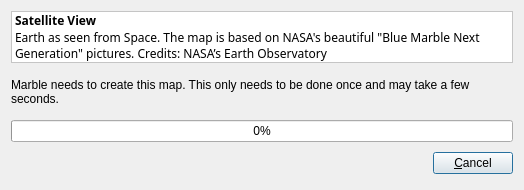
<ui version="4.0" >
 <class>KAtlasTileCreatorDialog</class>
 <widget class="QDialog" name="KAtlasTileCreatorDialog" >
  <property name="geometry" >
   <rect>
    <x>0</x>
    <y>0</y>
    <width>524</width>
    <height>190</height>
   </rect>
  </property>
  <property name="minimumSize" >
   <size>
    <width>500</width>
    <height>190</height>
   </size>
  </property>
  <property name="windowTitle" >
   <string>Creating Map</string>
  </property>
  <property name="windowIcon" >
   <iconset/>
  </property>
  <layout class="QVBoxLayout" >
   <property name="spacing" >
    <number>6</number>
   </property>
   <item>
    <widget class="QLabel" name="descriptionLabel" >
     <property name="palette" >
      <palette>
       <active>
        <colorrole role="WindowText" >
         <brush brushstyle="SolidPattern" >
          <color alpha="255" >
           <red>0</red>
           <green>0</green>
           <blue>0</blue>
          </color>
         </brush>
        </colorrole>
        <colorrole role="Button" >
         <brush brushstyle="SolidPattern" >
          <color alpha="255" >
           <red>255</red>
           <green>255</green>
           <blue>255</blue>
          </color>
         </brush>
        </colorrole>
        <colorrole role="Light" >
         <brush brushstyle="SolidPattern" >
          <color alpha="255" >
           <red>255</red>
           <green>255</green>
           <blue>255</blue>
          </color>
         </brush>
        </colorrole>
        <colorrole role="Midlight" >
         <brush brushstyle="SolidPattern" >
          <color alpha="255" >
           <red>255</red>
           <green>255</green>
           <blue>255</blue>
          </color>
         </brush>
        </colorrole>
        <colorrole role="Dark" >
         <brush brushstyle="SolidPattern" >
          <color alpha="255" >
           <red>127</red>
           <green>127</green>
           <blue>127</blue>
          </color>
         </brush>
        </colorrole>
        <colorrole role="Mid" >
         <brush brushstyle="SolidPattern" >
          <color alpha="255" >
           <red>170</red>
           <green>170</green>
           <blue>170</blue>
          </color>
         </brush>
        </colorrole>
        <colorrole role="Text" >
         <brush brushstyle="SolidPattern" >
          <color alpha="255" >
           <red>0</red>
           <green>0</green>
           <blue>0</blue>
          </color>
         </brush>
        </colorrole>
        <colorrole role="BrightText" >
         <brush brushstyle="SolidPattern" >
          <color alpha="255" >
           <red>255</red>
           <green>255</green>
           <blue>255</blue>
          </color>
         </brush>
        </colorrole>
        <colorrole role="ButtonText" >
         <brush brushstyle="SolidPattern" >
          <color alpha="255" >
           <red>0</red>
           <green>0</green>
           <blue>0</blue>
          </color>
         </brush>
        </colorrole>
        <colorrole role="Base" >
         <brush brushstyle="SolidPattern" >
          <color alpha="255" >
           <red>255</red>
           <green>255</green>
           <blue>255</blue>
          </color>
         </brush>
        </colorrole>
        <colorrole role="Window" >
         <brush brushstyle="SolidPattern" >
          <color alpha="255" >
           <red>255</red>
           <green>255</green>
           <blue>255</blue>
          </color>
         </brush>
        </colorrole>
        <colorrole role="Shadow" >
         <brush brushstyle="SolidPattern" >
          <color alpha="255" >
           <red>0</red>
           <green>0</green>
           <blue>0</blue>
          </color>
         </brush>
        </colorrole>
        <colorrole role="Highlight" >
         <brush brushstyle="SolidPattern" >
          <color alpha="255" >
           <red>103</red>
           <green>141</green>
           <blue>178</blue>
          </color>
         </brush>
        </colorrole>
        <colorrole role="HighlightedText" >
         <brush brushstyle="SolidPattern" >
          <color alpha="255" >
           <red>255</red>
           <green>255</green>
           <blue>255</blue>
          </color>
         </brush>
        </colorrole>
        <colorrole role="Link" >
         <brush brushstyle="SolidPattern" >
          <color alpha="255" >
           <red>0</red>
           <green>0</green>
           <blue>238</blue>
          </color>
         </brush>
        </colorrole>
        <colorrole role="LinkVisited" >
         <brush brushstyle="SolidPattern" >
          <color alpha="255" >
           <red>82</red>
           <green>24</green>
           <blue>139</blue>
          </color>
         </brush>
        </colorrole>
        <colorrole role="AlternateBase" >
         <brush brushstyle="SolidPattern" >
          <color alpha="255" >
           <red>255</red>
           <green>255</green>
           <blue>255</blue>
          </color>
         </brush>
        </colorrole>
       </active>
       <inactive>
        <colorrole role="WindowText" >
         <brush brushstyle="SolidPattern" >
          <color alpha="255" >
           <red>0</red>
           <green>0</green>
           <blue>0</blue>
          </color>
         </brush>
        </colorrole>
        <colorrole role="Button" >
         <brush brushstyle="SolidPattern" >
          <color alpha="255" >
           <red>255</red>
           <green>255</green>
           <blue>255</blue>
          </color>
         </brush>
        </colorrole>
        <colorrole role="Light" >
         <brush brushstyle="SolidPattern" >
          <color alpha="255" >
           <red>255</red>
           <green>255</green>
           <blue>255</blue>
          </color>
         </brush>
        </colorrole>
        <colorrole role="Midlight" >
         <brush brushstyle="SolidPattern" >
          <color alpha="255" >
           <red>255</red>
           <green>255</green>
           <blue>255</blue>
          </color>
         </brush>
        </colorrole>
        <colorrole role="Dark" >
         <brush brushstyle="SolidPattern" >
          <color alpha="255" >
           <red>127</red>
           <green>127</green>
           <blue>127</blue>
          </color>
         </brush>
        </colorrole>
        <colorrole role="Mid" >
         <brush brushstyle="SolidPattern" >
          <color alpha="255" >
           <red>170</red>
           <green>170</green>
           <blue>170</blue>
          </color>
         </brush>
        </colorrole>
        <colorrole role="Text" >
         <brush brushstyle="SolidPattern" >
          <color alpha="255" >
           <red>0</red>
           <green>0</green>
           <blue>0</blue>
          </color>
         </brush>
        </colorrole>
        <colorrole role="BrightText" >
         <brush brushstyle="SolidPattern" >
          <color alpha="255" >
           <red>255</red>
           <green>255</green>
           <blue>255</blue>
          </color>
         </brush>
        </colorrole>
        <colorrole role="ButtonText" >
         <brush brushstyle="SolidPattern" >
          <color alpha="255" >
           <red>0</red>
           <green>0</green>
           <blue>0</blue>
          </color>
         </brush>
        </colorrole>
        <colorrole role="Base" >
         <brush brushstyle="SolidPattern" >
          <color alpha="255" >
           <red>255</red>
           <green>255</green>
           <blue>255</blue>
          </color>
         </brush>
        </colorrole>
        <colorrole role="Window" >
         <brush brushstyle="SolidPattern" >
          <color alpha="255" >
           <red>255</red>
           <green>255</green>
           <blue>255</blue>
          </color>
         </brush>
        </colorrole>
        <colorrole role="Shadow" >
         <brush brushstyle="SolidPattern" >
          <color alpha="255" >
           <red>0</red>
           <green>0</green>
           <blue>0</blue>
          </color>
         </brush>
        </colorrole>
        <colorrole role="Highlight" >
         <brush brushstyle="SolidPattern" >
          <color alpha="255" >
           <red>103</red>
           <green>141</green>
           <blue>178</blue>
          </color>
         </brush>
        </colorrole>
        <colorrole role="HighlightedText" >
         <brush brushstyle="SolidPattern" >
          <color alpha="255" >
           <red>255</red>
           <green>255</green>
           <blue>255</blue>
          </color>
         </brush>
        </colorrole>
        <colorrole role="Link" >
         <brush brushstyle="SolidPattern" >
          <color alpha="255" >
           <red>0</red>
           <green>0</green>
           <blue>238</blue>
          </color>
         </brush>
        </colorrole>
        <colorrole role="LinkVisited" >
         <brush brushstyle="SolidPattern" >
          <color alpha="255" >
           <red>82</red>
           <green>24</green>
           <blue>139</blue>
          </color>
         </brush>
        </colorrole>
        <colorrole role="AlternateBase" >
         <brush brushstyle="SolidPattern" >
          <color alpha="255" >
           <red>255</red>
           <green>255</green>
           <blue>255</blue>
          </color>
         </brush>
        </colorrole>
       </inactive>
       <disabled>
        <colorrole role="WindowText" >
         <brush brushstyle="SolidPattern" >
          <color alpha="255" >
           <red>127</red>
           <green>127</green>
           <blue>127</blue>
          </color>
         </brush>
        </colorrole>
        <colorrole role="Button" >
         <brush brushstyle="SolidPattern" >
          <color alpha="255" >
           <red>255</red>
           <green>255</green>
           <blue>255</blue>
          </color>
         </brush>
        </colorrole>
        <colorrole role="Light" >
         <brush brushstyle="SolidPattern" >
          <color alpha="255" >
           <red>255</red>
           <green>255</green>
           <blue>255</blue>
          </color>
         </brush>
        </colorrole>
        <colorrole role="Midlight" >
         <brush brushstyle="SolidPattern" >
          <color alpha="255" >
           <red>255</red>
           <green>255</green>
           <blue>255</blue>
          </color>
         </brush>
        </colorrole>
        <colorrole role="Dark" >
         <brush brushstyle="SolidPattern" >
          <color alpha="255" >
           <red>127</red>
           <green>127</green>
           <blue>127</blue>
          </color>
         </brush>
        </colorrole>
        <colorrole role="Mid" >
         <brush brushstyle="SolidPattern" >
          <color alpha="255" >
           <red>170</red>
           <green>170</green>
           <blue>170</blue>
          </color>
         </brush>
        </colorrole>
        <colorrole role="Text" >
         <brush brushstyle="SolidPattern" >
          <color alpha="255" >
           <red>127</red>
           <green>127</green>
           <blue>127</blue>
          </color>
         </brush>
        </colorrole>
        <colorrole role="BrightText" >
         <brush brushstyle="SolidPattern" >
          <color alpha="255" >
           <red>255</red>
           <green>255</green>
           <blue>255</blue>
          </color>
         </brush>
        </colorrole>
        <colorrole role="ButtonText" >
         <brush brushstyle="SolidPattern" >
          <color alpha="255" >
           <red>127</red>
           <green>127</green>
           <blue>127</blue>
          </color>
         </brush>
        </colorrole>
        <colorrole role="Base" >
         <brush brushstyle="SolidPattern" >
          <color alpha="255" >
           <red>255</red>
           <green>255</green>
           <blue>255</blue>
          </color>
         </brush>
        </colorrole>
        <colorrole role="Window" >
         <brush brushstyle="SolidPattern" >
          <color alpha="255" >
           <red>255</red>
           <green>255</green>
           <blue>255</blue>
          </color>
         </brush>
        </colorrole>
        <colorrole role="Shadow" >
         <brush brushstyle="SolidPattern" >
          <color alpha="255" >
           <red>0</red>
           <green>0</green>
           <blue>0</blue>
          </color>
         </brush>
        </colorrole>
        <colorrole role="Highlight" >
         <brush brushstyle="SolidPattern" >
          <color alpha="255" >
           <red>86</red>
           <green>117</green>
           <blue>148</blue>
          </color>
         </brush>
        </colorrole>
        <colorrole role="HighlightedText" >
         <brush brushstyle="SolidPattern" >
          <color alpha="255" >
           <red>255</red>
           <green>255</green>
           <blue>255</blue>
          </color>
         </brush>
        </colorrole>
        <colorrole role="Link" >
         <brush brushstyle="SolidPattern" >
          <color alpha="255" >
           <red>0</red>
           <green>0</green>
           <blue>238</blue>
          </color>
         </brush>
        </colorrole>
        <colorrole role="LinkVisited" >
         <brush brushstyle="SolidPattern" >
          <color alpha="255" >
           <red>82</red>
           <green>24</green>
           <blue>139</blue>
          </color>
         </brush>
        </colorrole>
        <colorrole role="AlternateBase" >
         <brush brushstyle="SolidPattern" >
          <color alpha="255" >
           <red>255</red>
           <green>255</green>
           <blue>255</blue>
          </color>
         </brush>
        </colorrole>
       </disabled>
      </palette>
     </property>
     <property name="autoFillBackground" >
      <bool>true</bool>
     </property>
     <property name="frameShape" >
      <enum>QFrame::StyledPanel</enum>
     </property>
     <property name="frameShadow" >
      <enum>QFrame::Sunken</enum>
     </property>
     <property name="text" >
      <string>&lt;html>&lt;head>&lt;meta name="qrichtext" content="1" />&lt;/head>&lt;body style=" white-space: pre-wrap; font-family:Sans Serif; font-size:9pt; font-weight:400; font-style:normal; text-decoration:none;">&lt;p style=" margin-top:0px; margin-bottom:0px; margin-left:0px; margin-right:0px; -qt-block-indent:0; text-indent:0px;">&lt;span style=" font-weight:600;">Satellite View&lt;/span>&lt;/p>&lt;p style=" margin-top:0px; margin-bottom:0px; margin-left:0px; margin-right:0px; -qt-block-indent:0; text-indent:0px;">Earth as seen from Space. The map is based on NASA's beautiful "Blue Marble Next Generation" pictures. Credits: NASA’s Earth Observatory&lt;/p>&lt;/body>&lt;/html></string>
     </property>
     <property name="wordWrap" >
      <bool>true</bool>
     </property>
    </widget>
   </item>
   <item>
    <widget class="QLabel" name="messageLabel" >
     <property name="text" >
      <string>Marble needs to create this map. This only needs to be done once and may take a few seconds.</string>
     </property>
     <property name="wordWrap" >
      <bool>true</bool>
     </property>
    </widget>
   </item>
   <item>
    <widget class="QProgressBar" name="progressBar" >
     <property name="value" >
      <number>0</number>
     </property>
     <property name="orientation" >
      <enum>Qt::Horizontal</enum>
     </property>
    </widget>
   </item>
   <item>
    <layout class="QHBoxLayout" >
     <property name="spacing" >
      <number>6</number>
     </property>
     <item>
      <spacer>
       <property name="orientation" >
        <enum>Qt::Horizontal</enum>
       </property>
       <property name="sizeHint" >
        <size>
         <width>131</width>
         <height>31</height>
        </size>
       </property>
      </spacer>
     </item>
     <item>
      <widget class="QPushButton" name="cancelButton" >
       <property name="text" >
        <string>&amp;Cancel</string>
       </property>
      </widget>
     </item>
    </layout>
   </item>
  </layout>
 </widget>
 <resources/>
 <connections>
  <connection>
   <sender>cancelButton</sender>
   <signal>clicked()</signal>
   <receiver>KAtlasTileCreatorDialog</receiver>
   <slot>reject()</slot>
   <hints>
    <hint type="sourcelabel" >
     <x>369</x>
     <y>253</y>
    </hint>
    <hint type="destinationlabel" >
     <x>179</x>
     <y>282</y>
    </hint>
   </hints>
  </connection>
 </connections>
</ui>
